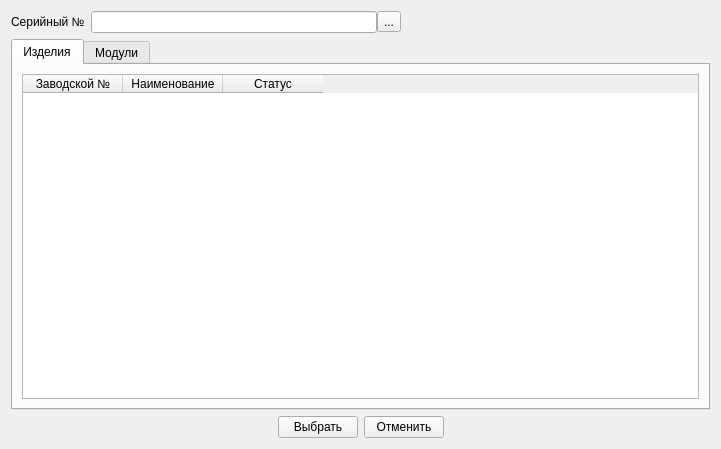
<?xml version="1.0" encoding="UTF-8"?>
<ui version="4.0">
 <class>SelectDeviceWindow</class>
 <widget class="QDialog" name="SelectDeviceWindow">
  <property name="geometry">
   <rect>
    <x>0</x>
    <y>0</y>
    <width>721</width>
    <height>449</height>
   </rect>
  </property>
  <property name="windowTitle">
   <string>Выбор устройств</string>
  </property>
  <layout class="QVBoxLayout" name="verticalLayout">
   <item>
    <layout class="QHBoxLayout" name="horizontalLayout_2">
     <item>
      <widget class="QLabel" name="label">
       <property name="text">
        <string>Серийный №</string>
       </property>
      </widget>
     </item>
     <item>
      <layout class="QHBoxLayout" name="horizontalLayout">
       <property name="spacing">
        <number>0</number>
       </property>
       <item>
        <widget class="QLineEdit" name="leSearch"/>
       </item>
       <item>
        <widget class="QToolButton" name="tbSearch">
         <property name="text">
          <string>...</string>
         </property>
         <property name="icon">
          <iconset resource="resource.qrc">
           <normaloff>:/image/search.png</normaloff>:/image/search.png</iconset>
         </property>
        </widget>
       </item>
      </layout>
     </item>
     <item>
      <spacer name="horizontalSpacer_3">
       <property name="orientation">
        <enum>Qt::Orientation::Horizontal</enum>
       </property>
       <property name="sizeHint" stdset="0">
        <size>
         <width>40</width>
         <height>20</height>
        </size>
       </property>
      </spacer>
     </item>
    </layout>
   </item>
   <item>
    <widget class="QTabWidget" name="tabWidget">
     <property name="currentIndex">
      <number>0</number>
     </property>
     <property name="iconSize">
      <size>
       <width>24</width>
       <height>24</height>
      </size>
     </property>
     <widget class="QWidget" name="tabProduct">
      <attribute name="icon">
       <iconset resource="resource.qrc">
        <normaloff>:/image/product.png</normaloff>:/image/product.png</iconset>
      </attribute>
      <attribute name="title">
       <string>Изделия</string>
      </attribute>
      <layout class="QVBoxLayout" name="verticalLayout_2">
       <item>
        <widget class="QTableWidget" name="twProduct">
         <property name="selectionMode">
          <enum>QAbstractItemView::SelectionMode::SingleSelection</enum>
         </property>
         <property name="selectionBehavior">
          <enum>QAbstractItemView::SelectionBehavior::SelectRows</enum>
         </property>
         <column>
          <property name="text">
           <string>Заводской №</string>
          </property>
         </column>
         <column>
          <property name="text">
           <string>Наименование</string>
          </property>
         </column>
         <column>
          <property name="text">
           <string>Статус</string>
          </property>
         </column>
        </widget>
       </item>
      </layout>
     </widget>
     <widget class="QWidget" name="tabModul">
      <attribute name="icon">
       <iconset resource="resource.qrc">
        <normaloff>:/image/modul.png</normaloff>:/image/modul.png</iconset>
      </attribute>
      <attribute name="title">
       <string>Модули</string>
      </attribute>
      <layout class="QVBoxLayout" name="verticalLayout_3">
       <item>
        <widget class="QTableWidget" name="twModul">
         <property name="selectionMode">
          <enum>QAbstractItemView::SelectionMode::SingleSelection</enum>
         </property>
         <property name="selectionBehavior">
          <enum>QAbstractItemView::SelectionBehavior::SelectRows</enum>
         </property>
         <column>
          <property name="text">
           <string>Заводской №</string>
          </property>
         </column>
         <column>
          <property name="text">
           <string>Наименование</string>
          </property>
         </column>
         <column>
          <property name="text">
           <string>Статус</string>
          </property>
         </column>
        </widget>
       </item>
      </layout>
     </widget>
    </widget>
   </item>
   <item>
    <layout class="QHBoxLayout" name="horizontalLayout_3" stretch="0,0,0,0">
     <property name="sizeConstraint">
      <enum>QLayout::SizeConstraint::SetDefaultConstraint</enum>
     </property>
     <item>
      <spacer name="horizontalSpacer">
       <property name="orientation">
        <enum>Qt::Orientation::Horizontal</enum>
       </property>
       <property name="sizeHint" stdset="0">
        <size>
         <width>40</width>
         <height>20</height>
        </size>
       </property>
      </spacer>
     </item>
     <item>
      <widget class="QPushButton" name="pbSelect">
       <property name="minimumSize">
        <size>
         <width>0</width>
         <height>0</height>
        </size>
       </property>
       <property name="maximumSize">
        <size>
         <width>100</width>
         <height>16777215</height>
        </size>
       </property>
       <property name="text">
        <string>Выбрать</string>
       </property>
       <property name="icon">
        <iconset resource="resource.qrc">
         <normaloff>:/image/Apply24x24.png</normaloff>:/image/Apply24x24.png</iconset>
       </property>
       <property name="iconSize">
        <size>
         <width>24</width>
         <height>24</height>
        </size>
       </property>
       <property name="autoDefault">
        <bool>false</bool>
       </property>
      </widget>
     </item>
     <item>
      <widget class="QPushButton" name="pbCancel">
       <property name="maximumSize">
        <size>
         <width>100</width>
         <height>16777215</height>
        </size>
       </property>
       <property name="text">
        <string>Отменить</string>
       </property>
       <property name="icon">
        <iconset resource="resource.qrc">
         <normaloff>:/image/cancel2.png</normaloff>:/image/cancel2.png</iconset>
       </property>
       <property name="iconSize">
        <size>
         <width>24</width>
         <height>24</height>
        </size>
       </property>
       <property name="autoDefault">
        <bool>false</bool>
       </property>
      </widget>
     </item>
     <item>
      <spacer name="horizontalSpacer_2">
       <property name="orientation">
        <enum>Qt::Orientation::Horizontal</enum>
       </property>
       <property name="sizeHint" stdset="0">
        <size>
         <width>40</width>
         <height>20</height>
        </size>
       </property>
      </spacer>
     </item>
    </layout>
   </item>
  </layout>
 </widget>
 <resources>
  <include location="resource.qrc"/>
 </resources>
 <connections>
  <connection>
   <sender>pbCancel</sender>
   <signal>clicked()</signal>
   <receiver>SelectDeviceWindow</receiver>
   <slot>reject()</slot>
   <hints>
    <hint type="sourcelabel">
     <x>409</x>
     <y>421</y>
    </hint>
    <hint type="destinationlabel">
     <x>360</x>
     <y>224</y>
    </hint>
   </hints>
  </connection>
 </connections>
</ui>
